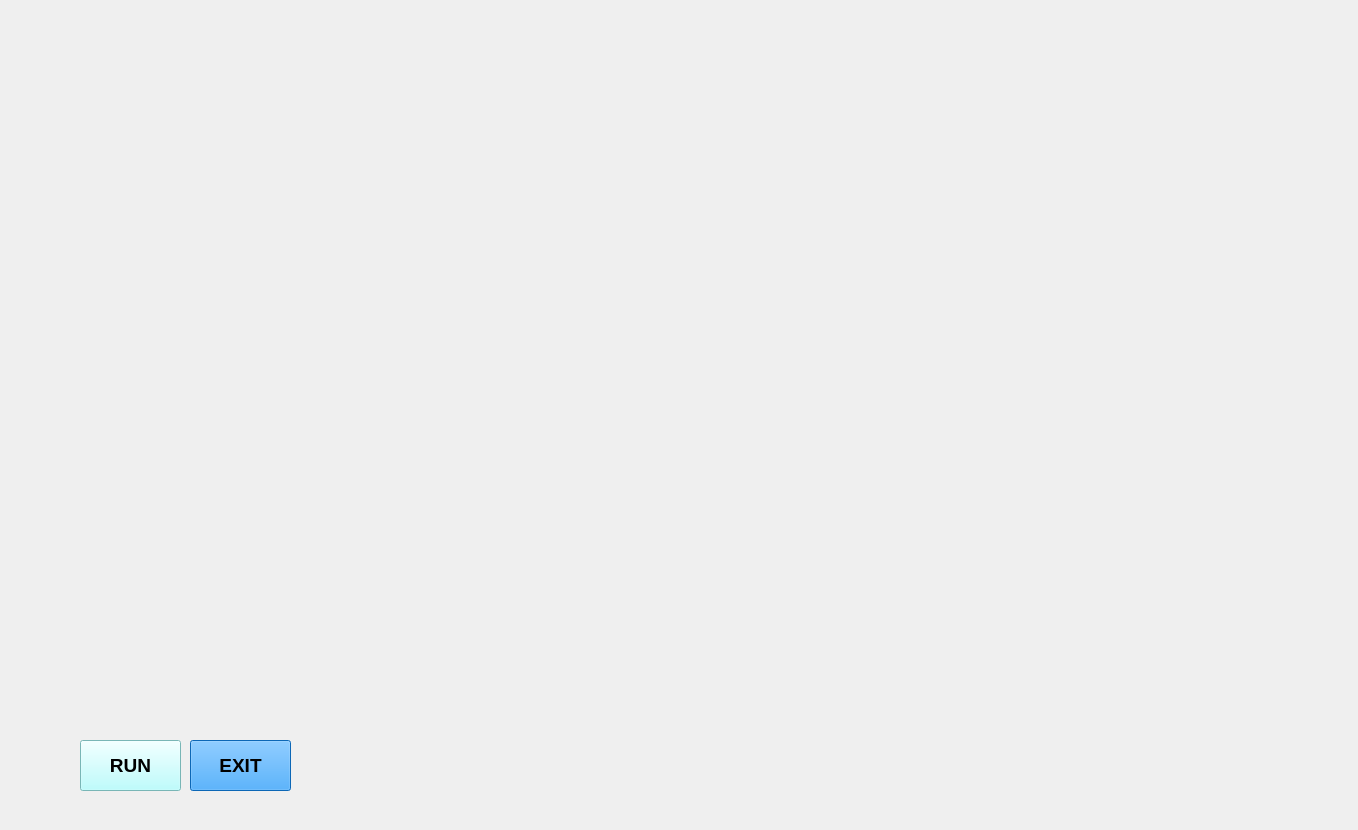
<?xml version="1.0" encoding="UTF-8"?>
<ui version="4.0">
 <class>TARSUI</class>
 <widget class="QMainWindow" name="TARSUI">
  <property name="geometry">
   <rect>
    <x>0</x>
    <y>0</y>
    <width>1358</width>
    <height>830</height>
   </rect>
  </property>
  <property name="windowTitle">
   <string>MainWindow</string>
  </property>
  <widget class="QWidget" name="centralwidget">
   <widget class="QLabel" name="label">
    <property name="geometry">
     <rect>
      <x>-110</x>
      <y>-10</y>
      <width>1481</width>
      <height>841</height>
     </rect>
    </property>
    <property name="text">
     <string/>
    </property>
    <property name="pixmap">
     <pixmap>C:/Users/sumit/Downloads/Intro-HELLO-FUTURE-1920x1080_v2.gif</pixmap>
    </property>
    <property name="scaledContents">
     <bool>true</bool>
    </property>
   </widget>
   <widget class="QPushButton" name="pushButton">
    <property name="geometry">
     <rect>
      <x>80</x>
      <y>740</y>
      <width>101</width>
      <height>51</height>
     </rect>
    </property>
    <property name="font">
     <font>
      <pointsize>14</pointsize>
      <weight>75</weight>
      <bold>true</bold>
     </font>
    </property>
    <property name="styleSheet">
     <string notr="true">background-color: rgb(15, 235, 255);
background-color: rgb(170, 255, 255);</string>
    </property>
    <property name="text">
     <string>RUN</string>
    </property>
   </widget>
   <widget class="QPushButton" name="pushButton_2">
    <property name="geometry">
     <rect>
      <x>190</x>
      <y>740</y>
      <width>101</width>
      <height>51</height>
     </rect>
    </property>
    <property name="font">
     <font>
      <pointsize>14</pointsize>
      <weight>75</weight>
      <bold>true</bold>
     </font>
    </property>
    <property name="styleSheet">
     <string notr="true">background-color: rgb(17, 144, 255);</string>
    </property>
    <property name="text">
     <string>EXIT</string>
    </property>
   </widget>
  </widget>
 </widget>
 <resources/>
 <connections/>
</ui>
